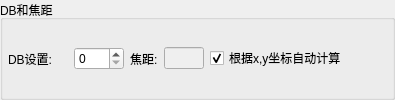
                <widget class="QGroupBox" name="groupBox_12">
                 <property name="title">
                  <string>DB和焦距</string>
                 </property>
                 <layout class="QHBoxLayout" name="horizontalLayout_10">
                  <property name="leftMargin">
                   <number>5</number>
                  </property>
                  <property name="topMargin">
                   <number>3</number>
                  </property>
                  <property name="rightMargin">
                   <number>5</number>
                  </property>
                  <property name="bottomMargin">
                   <number>3</number>
                  </property>
                  <item>
                   <widget class="QLabel" name="label_46">
                    <property name="minimumSize">
                     <size>
                      <width>60</width>
                      <height>0</height>
                     </size>
                    </property>
                    <property name="text">
                     <string>DB设置:</string>
                    </property>
                   </widget>
                  </item>
                  <item>
                   <widget class="QSpinBox" name="spinBox_settingDb">
                    <property name="minimumSize">
                     <size>
                      <width>50</width>
                      <height>0</height>
                     </size>
                    </property>
                    <property name="maximum">
                     <number>51</number>
                    </property>
                   </widget>
                  </item>
                  <item>
                   <widget class="QLabel" name="label_15">
                    <property name="text">
                     <string>焦距:</string>
                    </property>
                   </widget>
                  </item>
                  <item>
                   <widget class="QLineEdit" name="lineEdit_settingFocal">
                    <property name="enabled">
                     <bool>false</bool>
                    </property>
                    <property name="sizePolicy">
                     <sizepolicy hsizetype="Minimum" vsizetype="Fixed">
                      <horstretch>0</horstretch>
                      <verstretch>0</verstretch>
                     </sizepolicy>
                    </property>
                    <property name="minimumSize">
                     <size>
                      <width>40</width>
                      <height>0</height>
                     </size>
                    </property>
                    <property name="maximumSize">
                     <size>
                      <width>40</width>
                      <height>16777215</height>
                     </size>
                    </property>
                    <property name="readOnly">
                     <bool>true</bool>
                    </property>
                   </widget>
                  </item>
                  <item>
                   <widget class="QCheckBox" name="checkBox_autoCalcFocalDist">
                    <property name="text">
                     <string>根据x,y坐标自动计算</string>
                    </property>
                    <property name="checked">
                     <bool>true</bool>
                    </property>
                   </widget>
                  </item>
                  <item>
                   <spacer name="horizontalSpacer_17">
                    <property name="orientation">
                     <enum>Qt::Horizontal</enum>
                    </property>
                    <property name="sizeHint" stdset="0">
                     <size>
                      <width>40</width>
                      <height>20</height>
                     </size>
                    </property>
                   </spacer>
                  </item>
                 </layout>
                </widget>
